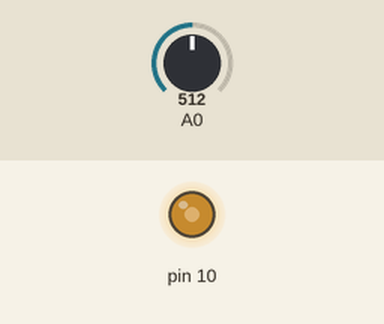
This sketch was run on a simulated Arduino Uno, built with avr-gcc and run on an emulated ATmega328P. Parts: output pins drawn as LEDs (lit = HIGH). The test bench sets the inputs (shaded band); at power-on: A0 = 512.

Above: at 1.2 s.
1.3 s: A0 set to 716
At 1.9 s:
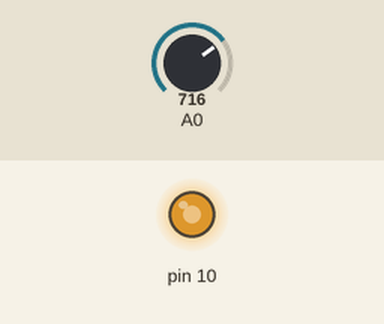
2.8 s: A0 set to 900
At 4.0 s:
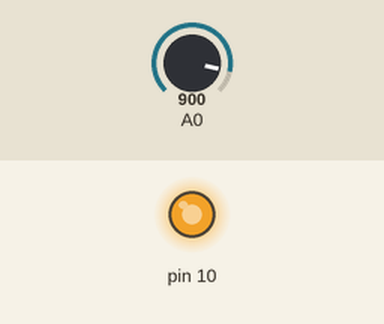
4.3 s: A0 set to 122
At 5.4 s:
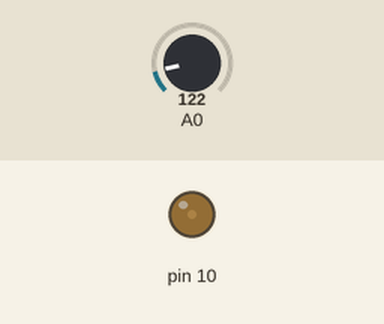
5.8 s: A0 set to 0
At 6.5 s:
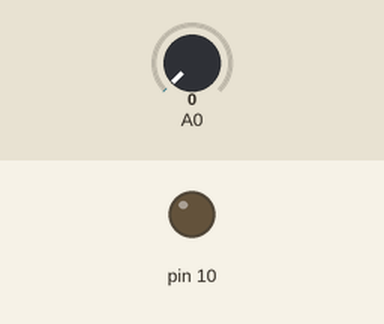
Timing chart, 0 to 8.3 s (numbered marks = the images above; inputs shaded):
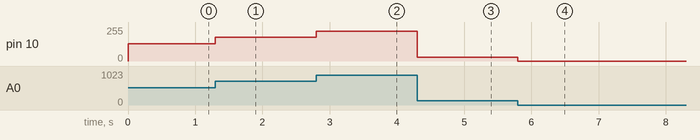

Measured:
- after the input at 1.3 s, pin 10: 128/255 → 179/255 at once
- after the input at 2.8 s, pin 10: 179/255 → 225/255 at once
- after the input at 4.3 s, pin 10: 225/255 → 30/255 at once
- after the input at 5.8 s, pin 10: 30/255 → 0/255 at once

The sketch:

MovimientoDeMotorUnsentidoPotenciometro.ino
```cpp
int velocidad;

void setup() {
  pinMode(10, OUTPUT);
  pinMode(A0, INPUT);
}

void loop() {
  velocidad = (analogRead(A0) / 4);
  analogWrite(10, velocidad);

}
```
